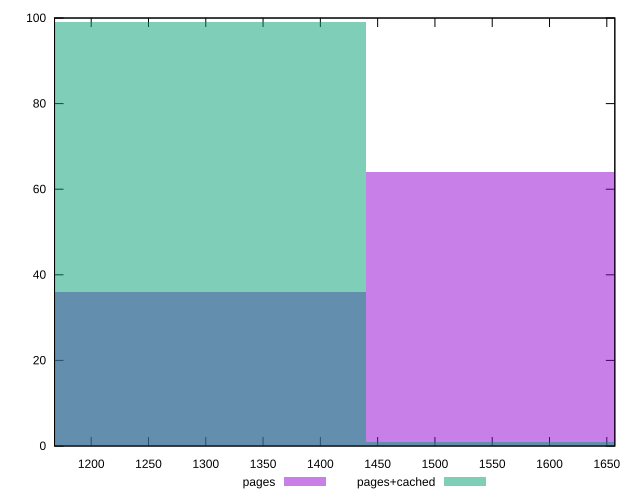

The script that saved this image:
reset

$pages <<EOF
1600.0847473231295 64
1280.0677978585036 36
EOF

$pagesCached <<EOF
1600.0847473231295 1
1280.0677978585036 99
EOF

set key outside below
set boxwidth 320.0169494646259
set xrange [1168:1657]
set yrange [0:100]
set trange [0:100]
set style fill transparent solid 0.5 noborder
set terminal svg size 640, 500 enhanced background rgb 'white'
set output "report_00026_2021-02-22T21:38:55.199Z/render-blocking-resources/comparison/histogram/0_vs_1.svg"

plot $pages title "pages" with boxes, \
     $pagesCached title "pages+cached" with boxes

reset
